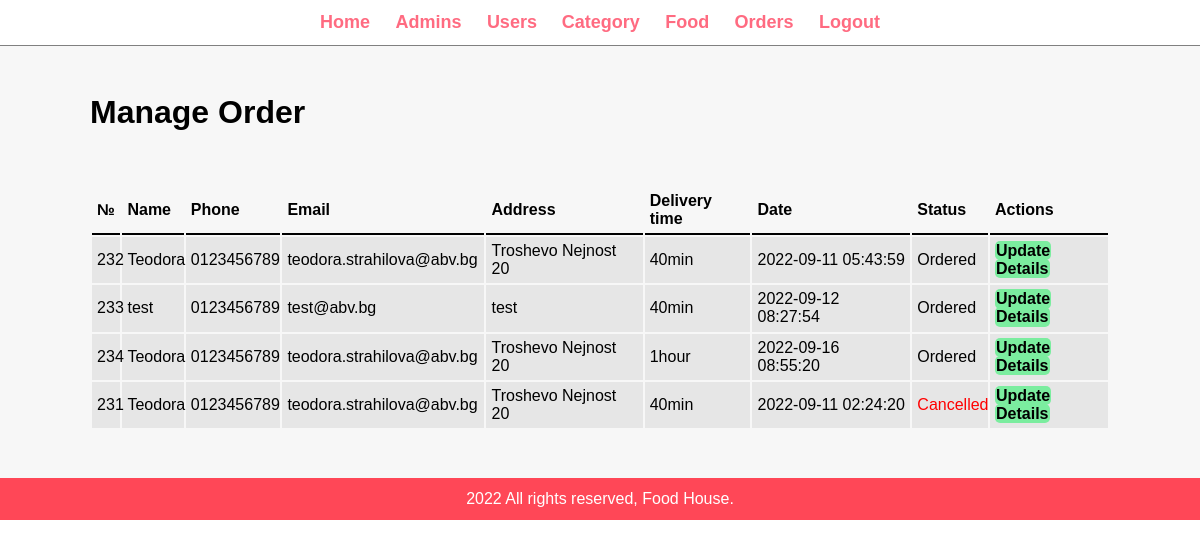
/admin/manage-order.php (signed in), run on the app's committed database.
### tables this page shows
CREATE TABLE `tbl_order` (
  `id_order` int(10) UNSIGNED NOT NULL,
  `id_user` int(10) UNSIGNED NOT NULL,
  `shipping` decimal(10,2) NOT NULL,
  `order_date` datetime NOT NULL,
  `status` varchar(50) NOT NULL,
  `address` varchar(100) NOT NULL,
  `del_time` varchar(50) NOT NULL,
  `note` varchar(255) NOT NULL
);

CREATE TABLE `tbl_users` (
  `id` int(10) UNSIGNED NOT NULL,
  `name` varchar(100) NOT NULL,
  `phone` varchar(14) NOT NULL,
  `email` varchar(255) NOT NULL,
  `address` varchar(100) NOT NULL,
  `password` varchar(255) NOT NULL,
  `reg_date` datetime NOT NULL
);

### admin/manage-order.php (the view, shortened to what this page needs)
<?php include('partials/menu.php'); ?>
<div class="main-content">
    <div class="wrapper">
        <h1>Manage Order</h1>
                <br><br><br>
                <table class="tbl-full" sortable>
            <tr>
                <th>№</th>
                <th>Name</th>
                <th>Phone</th>
                <th>Email</th>
                <th>Address</th>
                <th>Delivery time</th>
                <th>Date</th>
                <th>Status</th>
                <th>Actions</th>
            </tr>
            <?php
                        $sql = "SELECT tbl_order.id_order, tbl_users.name, tbl_users.phone, tbl_users.email,
                        tbl_order.address, tbl_order.order_date, tbl_order.del_time, tbl_order.status
                        FROM tbl_order
                        JOIN tbl_users
                        ON tbl_order.id_user = tbl_users.id
                        ORDER BY status DESC";
                        $res = mysqli_query($conn, $sql);
                        $count = mysqli_num_rows($res);
                        if($count>0)
                        {
                            while($row=mysqli_fetch_assoc($res))
                            {
                                $id_order = $row['id_order'];
                                $name = $row['name'];
                                $phone = $row['phone'];
                                $email = $row['email'];
                                $address= $row['address'];
                                $order_date = $row['order_date'];
                                $status = $row['status'];
                                $del_time = $row['del_time'];
                                ?>
                                    <tr>
                                        <td><?php echo $id_order; ?></td>
                                        <td><?php echo $name; ?></td>
                                        <td><?php echo $phone; ?></td>
                                        <td><?php echo $email; ?></td>
                                        <td><?php echo $address; ?></td>
                                        <td><?php echo $del_time; ?></td>
                                        <td><?php echo $order_date; ?></td>
                                        <td>
                                            <?php
                                                if($status=="Ordered")
                                                {
                                                    echo "<label>$status</label>";
                                                }
                                                elseif($status=="On Delivery")
                                                {
                                                    echo "<label style='color: orange;'>$status</label>";
                                                }
                                                elseif($status=="Delivered")
                                                {
                                                    echo "<label style='color: green;'>$status</label>";
                                                }
                                                elseif($status=="Cancelled")
                                                {
                                                    echo "<label style='color: red;'>$status</label>";
                                                }
                                            ?>
                                        </td>
                                        <td>
                                            <a href="<?php echo SITEURL; ?>admin/update-order.php?id_order=<?php echo $id_order; ?>" class="btn-secondary">Update</a>
                                            <a href="<?php echo SITEURL; ?>admin/details-order.php?id_order=<?php echo $id_order; ?>" class="btn-secondary">Details</a>
                                        </td>
                                    </tr>
                                <?php
                            }
                        }
                        else
                        {
                            echo "<tr><td colspan='12' class='error'>Orders not Available</td></tr>";
                        }
                    ?>
        </table>
    </div>
</div>
<?php include('partials/footer.php'); ?>

### css/admin.css (style rules this page uses)
* { margin: 0; padding: 0; font-family: Arial, Helvetica, sans-serif; }
.wrapper { border: 1px; padding: 1%; width: 85%; margin: 0 auto; }
.tbl-full { width: 100%; }
table tr th { border-bottom: 2px solid black; padding: 0.5%; text-align: left; }
table tr td { background-color: #e6e6e6; padding: 0.5%; }
.btn-secondary { background-color: #7bed9f; padding: 1%; color: black; text-decoration: none; font-weight: bold; border-radius: 5px; }
.main-content { background-color: #f7f7f7; padding: 3% 0; }

### data on the page
tbl_order: id_order "232", id_user.name "Teodora", id_user.phone "0123456789", id_user.email "teodora.strahilova@abv.bg", address "Troshevo Nejnost 20", del_time "40min", order_date "2022-09-11 05:43:59", status "Ordered"
tbl_order: id_order "233", id_user.name "test", id_user.phone "0123456789", id_user.email "test@abv.bg", address "test", del_time "40min", order_date "2022-09-12 08:27:54", status "Ordered"
tbl_order: id_order "234", id_user.name "Teodora", id_user.phone "0123456789", id_user.email "teodora.strahilova@abv.bg", address "Troshevo Nejnost 20", del_time "1hour", order_date "2022-09-16 08:55:20", status "Ordered"
tbl_order: id_order "231", id_user.name "Teodora", id_user.phone "0123456789", id_user.email "teodora.strahilova@abv.bg", address "Troshevo Nejnost 20", del_time "40min", order_date "2022-09-11 02:24:20", status "Cancelled"
